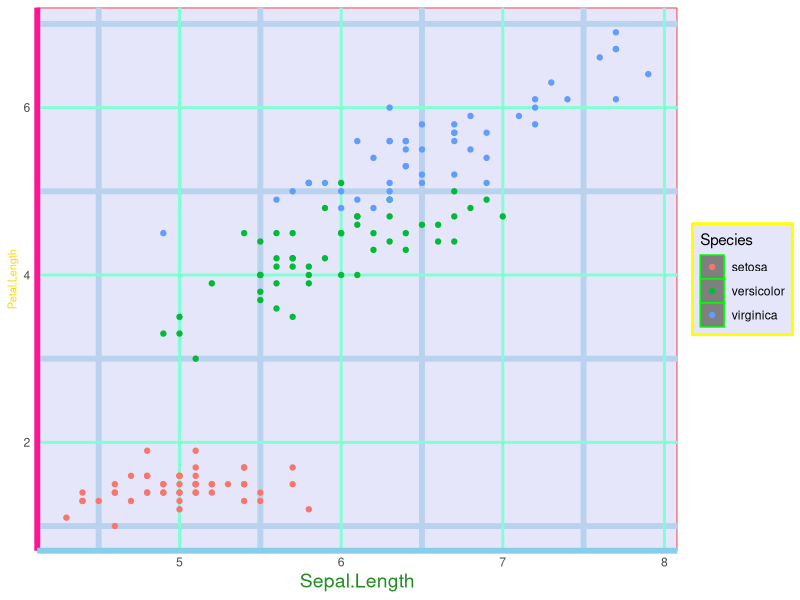
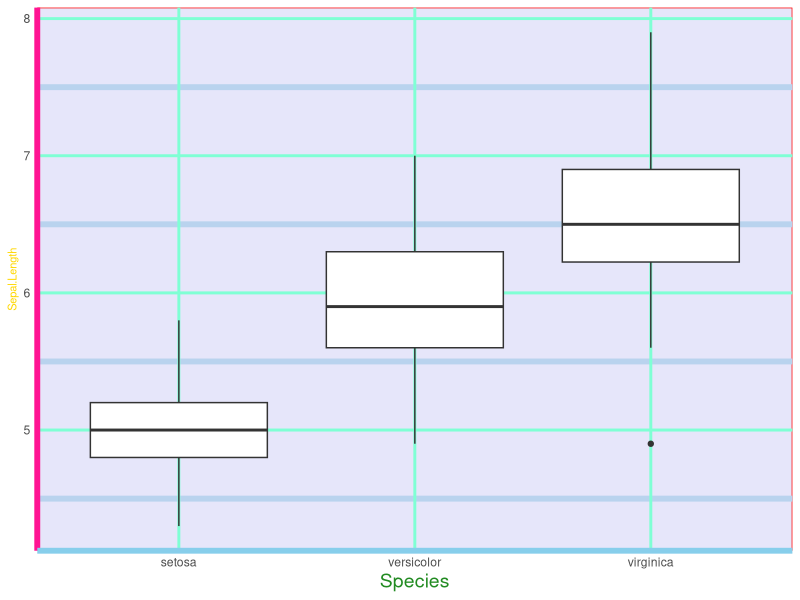

The R script that drew these images, in order:
## ---- chunk 1
library(knitr)
knitr::opts_chunk$set(warning = FALSE, message = FALSE)
## ---- chunk 2
library(tidyverse)
iris.box <- ggplot(iris, aes(x=Species,y=Sepal.Length)) +
  geom_boxplot()
iris.hist <- ggplot(iris, aes(x=Sepal.Length)) +
  geom_histogram()
iris.scatter <- ggplot(iris, aes(x=Sepal.Length, y=Petal.Length, colour=Species)) +
  geom_point()
## ---- chunk 3
iris.scatter <- iris.scatter + theme(panel.background = element_rect(fill="lavender", colour="red"), legend.background = element_rect(fill="lavender", colour="yellow", size=1), legend.key = element_rect(fill = "gray50", colour = "green", size = 0.5)) +
  theme(axis.line.x = element_line(colour = "skyblue", size=2), axis.line.y = element_line(colour="deeppink", size = 2), axis.title.x = element_text(colour="forestgreen", size=14), axis.title.y = element_text(colour = "gold", size=8), axis.ticks = element_blank())
## ---- chunk 4
iris.scatter + theme(panel.grid.major = element_line(colour="aquamarine", size=1), panel.grid.minor = element_line(colour="slategray2", size=2)) 
## ---- chunk 5
masterpiece <- theme(panel.background = element_rect(fill="lavender", colour="red"), legend.background = element_rect(fill="lavender", colour="yellow", size=1), legend.key = element_rect(fill = "gray50", colour = "green", size = 0.5), axis.line.x = element_line(colour = "skyblue", size=2), axis.line.y = element_line(colour="deeppink", size = 2), axis.title.x = element_text(colour="forestgreen", size=14), axis.title.y = element_text(colour = "gold", size=8), axis.ticks = element_blank(), panel.grid.major = element_line(colour="aquamarine", size=1), panel.grid.minor = element_line(colour="slategray2", size=2))
## ---- chunk 6
iris.box + masterpiece
